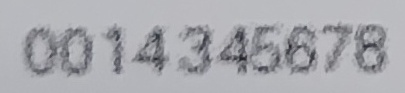
#> input picture runs/detect/ocr_checks/lpn_zones/ocr_check_20260509_021847/crops/LPN_bottom/image11__LPN_bottom__0.693.jpg, 405 x 93 px; its folder holds only this picture in this run
$ python crop_photos.py ocr_checks/lpn_zones/ocr_check_20260509_021847/crops/LPN_bottom/image11__LPN_bottom__0.693.jpg
#> lines starting #> are read from the running program, lines starting #| are printed output that depends on the picture

import cv2
import os
import sys

TARGET_SIZE = 640

INPUT_DIR  = "input_photos"
OUTPUT_DIR = "cropped_photos"

SUPPORTED = {".jpg", ".jpeg", ".png", ".bmp", ".webp"}


def crop_to_square_center(img):

    h, w = img.shape[:2]
    side = min(h, w)

    y1 = (h - side) // 2
    x1 = (w - side) // 2
    y2 = y1 + side
    x2 = x1 + side

    return img[y1:y2, x1:x2]


def process_image(input_path: str, output_path: str) -> bool:

    img = cv2.imread(input_path)
    if img is None:
        print(f"  ПОМИЛКА: не вдалося відкрити '{input_path}'")
        return False

    h, w = img.shape[:2]

    square = crop_to_square_center(img)

    if square.shape[0] != TARGET_SIZE:
        final = cv2.resize(square, (TARGET_SIZE, TARGET_SIZE),
                           interpolation=cv2.INTER_AREA)
    else:
        final = square

    os.makedirs(os.path.dirname(output_path) or ".", exist_ok=True)
    cv2.imwrite(output_path, final)

    print(f"  OK  {os.path.basename(input_path):30s}  "
          f"{w}x{h} → {TARGET_SIZE}x{TARGET_SIZE}")
    return True


def process_single(input_path: str):
    name, ext = os.path.splitext(os.path.basename(input_path))
    if ext.lower() not in SUPPORTED:
        print(f"Непідтримуваний формат: {ext}")
        sys.exit(1)

    output_path = os.path.join(OUTPUT_DIR, f"{name}_640{ext}")
    os.makedirs(OUTPUT_DIR, exist_ok=True)

    print(f"\nОбробка одного файлу: {input_path}")
    print("-" * 55)
    ok = process_image(input_path, output_path)
#> in process_image, img is the input picture: shape (93, 405, 3); mean B, G, R 175, 170.1, 169.6
#> in crop_to_square_center, `return img[y1:y2, x1:x2]`:
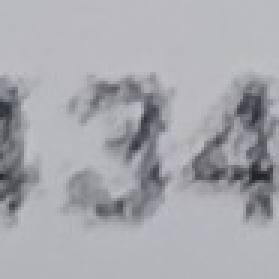
#> returned value: shape (93, 93, 3) (shown 3 times larger); mean of channels 0, 1, 2 172.8, 167.8, 167.5; drawn as B, G, R
#|   OK  image11__LPN_bottom__0.693.jpg  405x93 → 640x640

    if ok:
        print(f"\nЗбережено: {output_path}")


def process_folder(input_dir: str, output_dir: str):
    """Обробка всіх фото у папці."""
    if not os.path.exists(input_dir):
        print(f"ПОМИЛКА: папка '{input_dir}' не існує.")
        print(f"Створіть папку '{input_dir}' і покладіть туди фото.")
        sys.exit(1)

    files = [
        f for f in sorted(os.listdir(input_dir))
        if os.path.splitext(f)[1].lower() in SUPPORTED
    ]

    if not files:
        print(f"У папці '{input_dir}' не знайдено жодного фото.")
        sys.exit(1)

    os.makedirs(output_dir, exist_ok=True)

    print(f"\nЗнайдено {len(files)} фото у '{input_dir}'")
    print(f"Результат буде збережено у '{output_dir}'")
    print("-" * 55)

    success = 0
    for filename in files:
        input_path  = os.path.join(input_dir, filename)
        output_path = os.path.join(output_dir, filename)
        if process_image(input_path, output_path):
            success += 1

    print("-" * 55)
    print(f"Готово: {success}/{len(files)} фото оброблено успішно")
    print(f"Збережено у папці: '{output_dir}'\n")


# --- Точка входу ---
if __name__ == "__main__":
    args = sys.argv[1:]

    if len(args) == 0:

        process_folder(INPUT_DIR, OUTPUT_DIR)

    elif len(args) == 1:

        process_single(args[0])

    elif len(args) == 2:

        process_folder(args[0], args[1])

    else:
        print("Використання:")
        print("  python crop_photos.py                        # папка input_photos")
        print("  python crop_photos.py фото.jpg               # одне фото")
        print("  python crop_photos.py вхідна_папка вихідна_папка")
        sys.exit(1)

$ run again, on runs/detect/ocr_checks/lpn_zones/ocr_check_20260509_023743/crops/LPN_bottom/image0__LPN_bottom__0.613.jpg
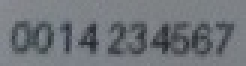
#> input picture runs/detect/ocr_checks/lpn_zones/ocr_check_20260509_023743/crops/LPN_bottom/image0__LPN_bottom__0.613.jpg, 82 x 22 px (shown 3 times larger)
#> in process_image, img is the input picture: shape (22, 82, 3); mean B, G, R 122.1, 117, 112.7
#> in crop_to_square_center, `return img[y1:y2, x1:x2]`:
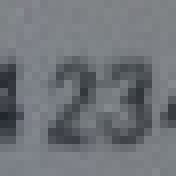
#> returned value: shape (22, 22, 3) (shown 8 times larger); mean of channels 0, 1, 2 121.3, 116.2, 112.3; drawn as B, G, R
#|   OK  image0__LPN_bottom__0.613.jpg   82x22 → 640x640
